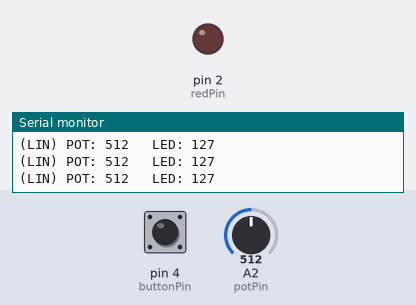
Bench run of a program on a simulated Arduino Uno, built with avr-gcc and run on an emulated ATmega328P. On the bench: output pins drawn as LEDs (lit = HIGH), the last lines printed to the serial monitor. The test bench sets the inputs (shaded band); at power-on: A2 (potPin) = 512, pin 4 (buttonPin) HIGH.

Above: at 1.2 s.
1.3 s: A2 (potPin) set to 521
At 2.4 s:
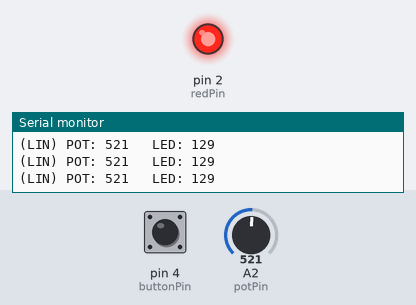
2.8 s: pin 4 (buttonPin) pulled LOW for 0.15 s
At 4.1 s:
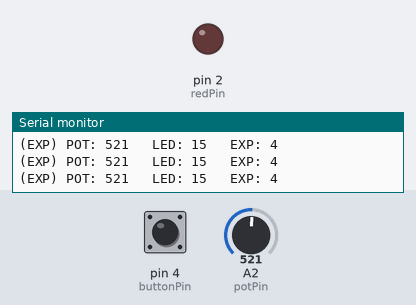
4.8 s: pin 4 (buttonPin) pulled LOW for 1 s
At 6.9 s:
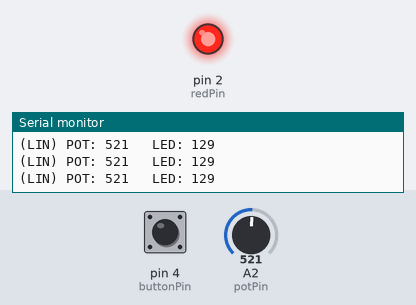
7.3 s: pin 4 (buttonPin) pulled LOW for 3.2 s
At 11.7 s:
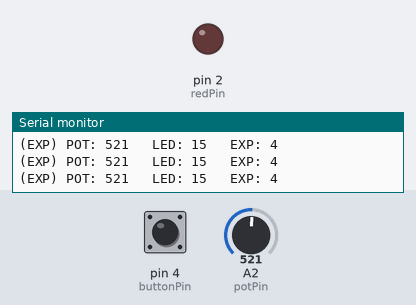
12.0 s: A2 (potPin) set to 879
15.0 s: A2 (potPin) set to 909
At 15.3 s:
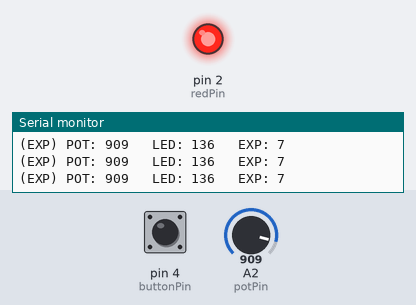
Timing chart, 0 to 18.0 s (numbered marks = the images above; inputs shaded):
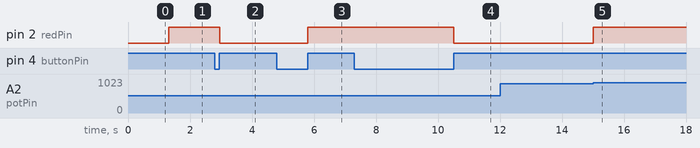

Measured:
- the behaviour switches between 513 and 514 on A2 (potPin) (found by bisection; images 0 and 1)
- the behaviour switches between 896 and 897 on A2 (potPin) (found by bisection; images 4 and 5)
- after the input at 1.3 s, pin 2 (redPin): LOW → HIGH at once
- after the input at 2.8 s, pin 2 (redPin): HIGH → LOW after 0.15 s
- after the input at 4.8 s, pin 2 (redPin): LOW → HIGH after 1.0 s
- after the input at 7.3 s, pin 2 (redPin): HIGH → LOW after 3.2 s
- after the input at 15.0 s, pin 2 (redPin): LOW → HIGH at once

The program:

main.cpp
```cpp
#include <Arduino.h>

/*

  Equation for linear LED brightness increment

  Slope (m) equation
    x, y     x, y
   (0, 0)  (1023, 255)
  m =  (y2 - y1)
        ---------
        (x2 - x1)
  m = (255 - 0) / (1023 - 0)
  m = 255 / 1023

  Equation of the line
  y - y1 = m (x - x1)
  y - 0 = 255 / 1023 (x - 0)
  y - 0 = 255 / 1023 x
  y = 255 / 1023. * x
  x = analog read (potentiometer)

  Equation for exponential LED brightness increment

  brightness = 2 ^ potentiometer / x

  potenciometer / x = 8

  1023 / x = 8
  1023 = 8x
  x = 1023 / 8 = 127.875 - 1
*/

int buttonPin = 4;
int ledState = 1;
int prevButtonValue = 0;
int potPin = A2;
int redPin = 2;
int ledVal = 0;

void linearScaleLedBrightnessIncrement(int reading);
void exponentialScaleLedBrightnessIncrement(int reading);
void toggleLed(int reading);

void setup() {
  pinMode(buttonPin, INPUT_PULLUP);
  pinMode(potPin, INPUT);
  pinMode(redPin, OUTPUT);
  Serial.begin(115200);
}

void loop() {
  toggleLed(digitalRead(buttonPin));
  if (ledState == 0) {
    linearScaleLedBrightnessIncrement(analogRead(potPin));
  } else {
    exponentialScaleLedBrightnessIncrement(analogRead(potPin));
  }

  delay(10);
}

void linearScaleLedBrightnessIncrement(int reading) {
  ledVal = 255 / 1023. * reading;
  analogWrite(redPin, ledVal);
  Serial.println("(LIN) POT: " + String(reading) + " \tLED: " + String(ledVal));
}

void exponentialScaleLedBrightnessIncrement(int reading) {
  ledVal = pow(2, 8 / 1023. * reading) - 1;
  analogWrite(redPin, ledVal);
  Serial.println("(EXP) POT: " + String(reading) + " \tLED: " + String(ledVal) + " \tEXP: " + String(int(8 / 1023. * reading)));
}

void toggleLed(int reading) {
  if (reading != prevButtonValue) {
    if (reading == 1) {
      ledState = (ledState + 1) % 2;
    }
  }

  prevButtonValue = reading;
}
```
